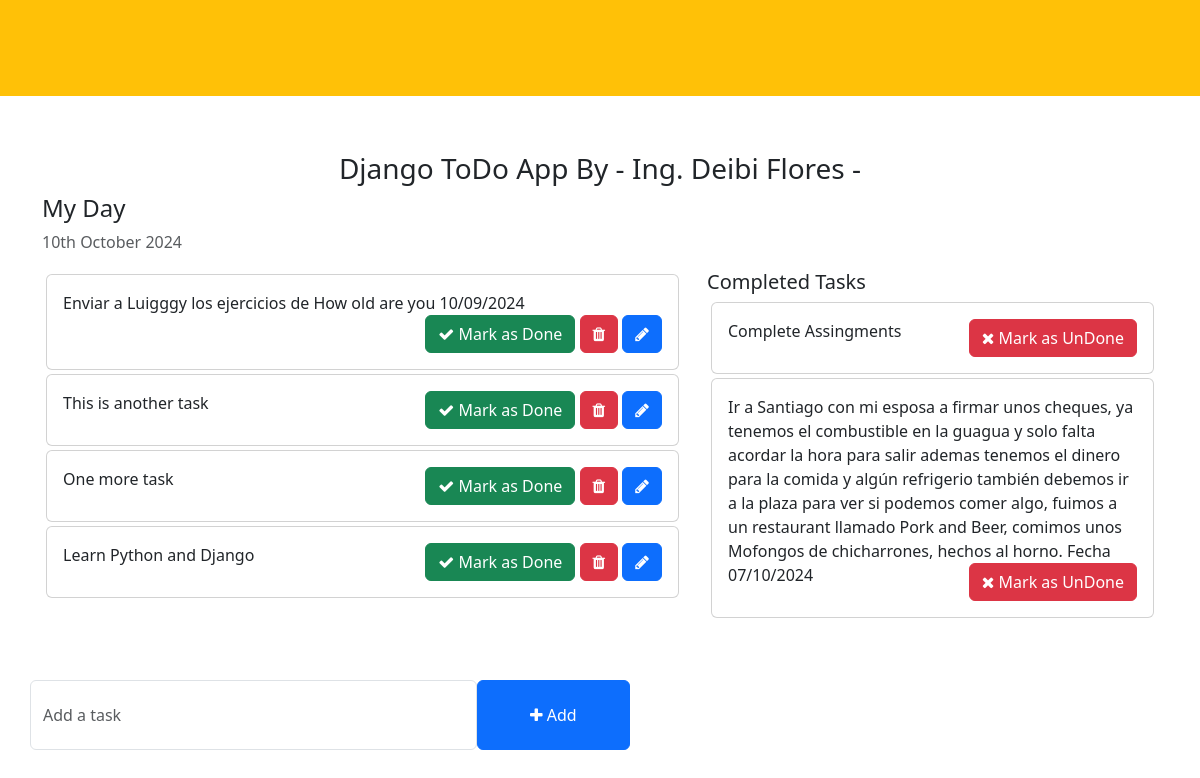
The page / on the database its author committed.
### todo/models.py (models this page shows, shortened)
class Task(models.Model):
    task =models.CharField(max_length=250)
    is_completed = models.BooleanField(default=False)
    created_at = models.DateTimeField(auto_now_add=True)
    updated_at = models.DateTimeField(auto_now=True)

### todo_main/views.py (the view)
# urls.py: 2. Add a URL to urlpatterns:  path('', views.home, name='home')
def home(request):
    tasks = Task.objects.filter(is_completed=False).order_by('-updated_at')
    completed_task = Task.objects.filter(is_completed = True)
    context = {
        'tasks': tasks,
        'completed_task': completed_task,
    }
    return render(request, 'home.html',context)

### templates/home.html (shortened to what this page needs)
<!DOCTYPE html>
<html lang="en">
<head>
    <link href="https://cdn.jsdelivr.net/npm/bootstrap@5.3.0-alpha1/dist/css/bootstrap.min.css" rel="stylesheet">
    <link rel="stylesheet" href="https://cdnjs.cloudflare.com/ajax/libs/font-awesome/4.7.0/css/font-awesome.min.css">
</head>
<body>
    <div class="p-5 mb-2 bg-warning text-dark"></div>
    <div class="container">
        <h3 class="pt-5 text-center">Django ToDo App By - Ing. Deibi Flores -  </h3>
        <div class="row">
            <h4>My Day</h4>
            <p class="text-muted">{% now "jS F Y" %}</p>
            <div class="col-md-7 col-lg-7" style="height: 450px; overflow: scroll;">
                {% for task in tasks %}
                <div class="card m-1">
                    <div class="card-body">
                        {{task.task}}
                        <span style="position: relative; float: right;">
                            <a href="{% url 'mark_as_done' task.pk %}" class="btn btn-success"><i class="fa fa-check"></i> Mark as Done</a>
                            <a href="{% url 'delete_task' task.pk %}" class="btn btn-danger"><i class="fa fa-trash"></i></a>
                            <a href="{% url 'edit_task'  task.pk %}" class="btn btn-primary"><i class="fa fa-pencil"></i></a>
                        </span>
                    </div>
                </div>
               {% endfor %}
            </div>
            <div class="col-md-5 col-lg-5">
                <h5>Completed Tasks</h5>
                {%for task in completed_task %}
                <div class="card m-1">
                    <div class="card-body">
                        {{task.task}}
                        <span style="position: relative; float: right;">
                            <a href="{% url 'mark_as_undone' task.pk %}" class="btn btn-danger"><i class="fa fa-times"></i> Mark as UnDone</a>
                        </span>
                    </div>
                </div>
                {% endfor %}
            </div>
        </div>
        <div class="row">
            <div class="col-md-6 col-lg-6 p-0" style="position: absolute; bottom: 50px;">
                <form action="{% url 'addTask' %}" method="POST">
                    <div class="form-group">
                        <span style="display: flex;">
                            <input type="text" name="task" class="form-control" placeholder="Add a task">
                            <button type= "submit" class= " btn btn-primary" style="width: 200px;"><i class="fa fa-plus"></i> Add</button>
                        </span>
                    </div>
                </form>
            </div>
        </div>
    </div>
</body>
</html>

### templates/home.html (style rules this page uses)
.form-control { padding: 1.375rem .75rem !important; }

### rows shown on the page
Task: task "Enviar a Luigggy los ejercicios de How old are you 10/09/2024"
Task: task "This is another task"
Task: task "One more task"
Task: task "Learn Python and Django"
Task: task "Complete Assingments"
Task: task "Ir a Santiago con mi esposa a firmar unos cheques, ya tenemos el combustible en la guagua y solo falta acordar la hora para salir ademas tenemos el dinero para la comida y algún refrigerio también debemos ir a la plaza para ver si podemos comer algo, fuimos a un restaurant llamado Pork and Beer, comimos unos Mofongos de chicharrones, hechos al horno. Fecha 07/10/2024"
